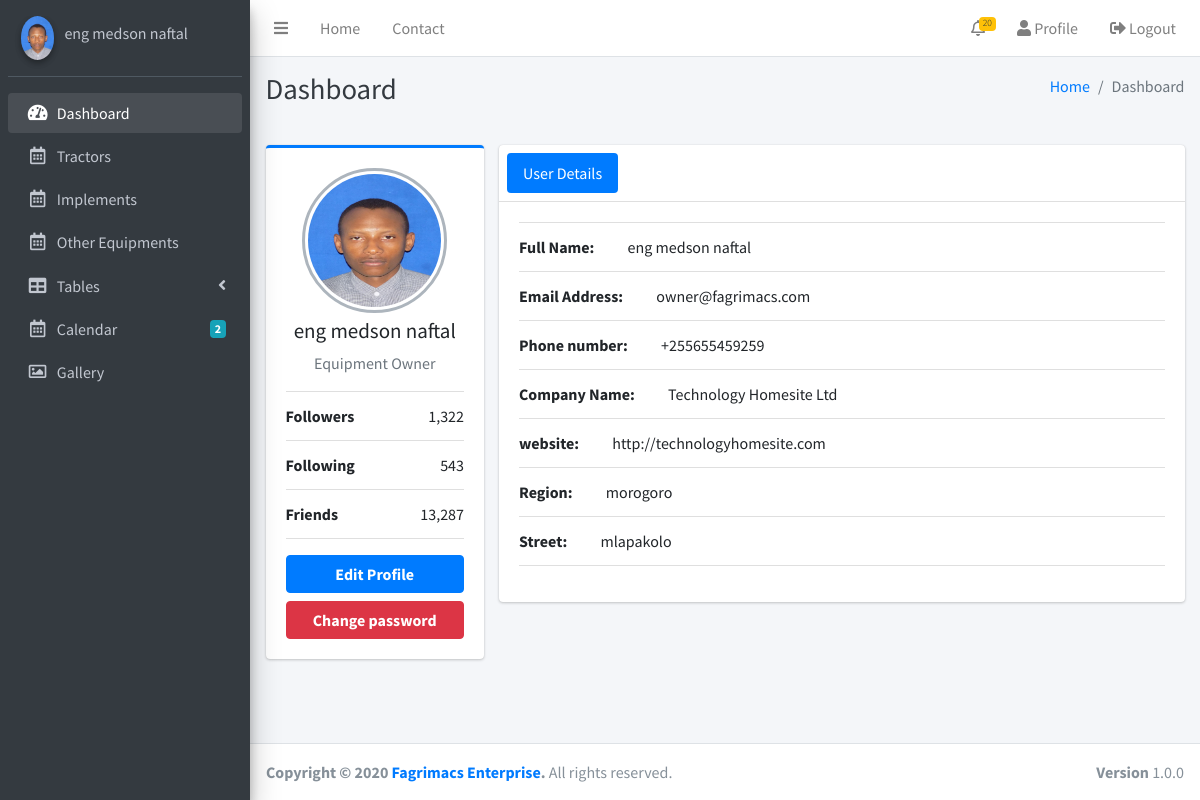
The page /owner/profile/3/ (signed in) on the database its author committed.
### accounts/models.py (models this page shows, shortened)
class CustomUser(AbstractBaseUser):
    email = models.EmailField(
        verbose_name='Email Address',
        max_length=255,
        unique=True,
    )
    name = models.CharField(max_length=100, verbose_name='Full name')
    phone = PhoneNumberField(verbose_name='Phone Number',
                             help_text='+255 xxx xxx xxx')
    ABOUT_US = [
        (None, 'Please Select'),
        ('Whatsapp status', 'Whatsapp status'),
        ('Internet search', 'Internet Search'),
        ('Instagram', 'Instagram'),
        ('Facebook', 'Facebook'),
        ('Twitter', 'twitter'),
        ('Linkedln', 'Linkedln'),
        ('Industry Conference', 'Industry Conference'),
        ('Industry Publication', 'Industry Publication'),
        ('Fagrimacs publications', 'Fagrimacs publications'),
        ('Word of mouth', 'Word of mouth'),
        ('Other', 'Other'),
    ]
    ROLE = [
        (None, 'Please Select'),
        ('farmer', 'Farmer'),
        ('owner', 'Equipment Owner'),
        ('expert', 'Expert'),
        ('admin', 'Admin'),
        ('superuser', 'Superuser'),
    ]
    hear_about_us = models.CharField(
        max_length=150, verbose_name='How did you hear about us?',
        choices=ABOUT_US)
    role = models.CharField(
        choices=ROLE, max_length=100,
        verbose_name='What is your primary role in platform?')
    is_active = models.BooleanField(default=False)
    is_superuser = models.BooleanField(default=False)
    objects = CustomUserManager()
    USERNAME_FIELD = 'email'
    REQUIRED_FIELDS = ['name', 'role', 'phone', 'hear_about_us',]
    def __str__(self):
        return self.email

### owners/models.py (models this page shows, shortened)
class OwnerProfile(models.Model):
    user = models.OneToOneField(
        CustomUser, on_delete=models.CASCADE, primary_key=True)
    profile_pic = models.ImageField(verbose_name='Profile Picture',
                                    default='profile_pics/user.png',
                                    upload_to=profile_pic_filename)
    company = models.CharField(
        max_length=200, verbose_name='Company Name', blank=True)
    website = models.URLField(blank=True, max_length=254)
    region = models.CharField(max_length=200)
    street = models.CharField(max_length=200)
    def get_absolute_url(self):
        return reverse('owners:profile', kwargs={'pk': self.user_id})
    def get_profile_update_url(self):
        return reverse('owners:update-profile', kwargs={'pk': self.user_id})

### owners/views.py (the view, shortened to what this page needs)
# urls.py: path('profile/<int:pk>/', views.OwnerProfileDetailView.as_view(), name='profile'),
class OwnerProfileDetailView(LoginRequiredMixin, UserPassesTestMixin, DetailView):
    model = OwnerProfile
    template_name = 'owners/profile.html'
    context_object_name = 'owner_profile'
    def test_func(self):
        owner = CustomUser.objects.get(email=self.request.user)
        owner_profile = OwnerProfile.objects.filter(user=owner)
        if self.request.user.ownerprofile == OwnerProfile.objects.get(user_id=self.request.user.id) and self.request.user.ownerprofile.region != '':
            return True

### owners/templates/owners/profile.html
{% extends 'dashboard-base.html' %}
{% load static %}
{% block content %}
{% include 'owners/sidebar.html' %}
  <div class="content-wrapper">
    <div class="content-header">
      <div class="container-fluid">
        <div class="row mb-2">
          <div class="col-sm-6">
            <h1 class="m-0 text-dark">Dashboard</h1>
          </div>
          <div class="col-sm-6">
            <ol class="breadcrumb float-sm-right">
              <li class="breadcrumb-item"><a href="/">Home</a></li>
              <li class="breadcrumb-item active">Dashboard</li>
            </ol>
          </div>
        </div>
      </div>
    </div>
    <section class="content-header">
        <section class="content">
          <div class="container-fluid">
            <div class="row">
              <div class="col-md-3">
                <div class="card card-primary card-outline">
                  <div class="card-body box-profile">
                    <div class="text-center">
                      <img style="width:145px; height:145px;" class="profile-user-img img-fluid img-circle"
                           src="{{ user.ownerprofile.profile_pic.url }}"
                           alt="User profile picture">
                    </div>
                    <h3 class="profile-username text-center">{{user.name}}</h3>
                    <p class="text-muted text-center">Equipment Owner</p>
                    <ul class="list-group list-group-unbordered mb-3">
                      <li class="list-group-item">
                        <b>Followers</b> <a class="float-right">1,322</a>
                      </li>
                      <li class="list-group-item">
                        <b>Following</b> <a class="float-right">543</a>
                      </li>
                      <li class="list-group-item">
                        <b>Friends</b> <a class="float-right">13,287</a>
                      </li>
                    </ul>
                    {% if request.user == owner_profile.user %}
                    <a href="{{ owner_profile.get_profile_update_url }}" class="btn btn-primary btn-block"><b>Edit Profile</b></a>
                    <a href="{% url 'accounts:password_change' %}" class="btn btn-danger btn-block"><b>Change password</b></a>
                    {% endif %}
                  </div>
                </div>
              </div>
              <div class="col-md-9">
                <div class="card">
                  <div class="card-header p-2">
                    <ul class="nav nav-pills">
                      <li class="nav-item"><a class="nav-link active" href="#activity" data-toggle="tab">User Details</a></li>
                    </ul>
                  </div>
                  <div class="card-body">
                    <div class="tab-content">
                      <div class="active tab-pane" id="activity">
                        <ul class="list-group list-group-unbordered mb-3">
                          <li class="list-group-item">
                            <b>Full Name:</b> <a style="margin-left: 30px;">{{user.name}}</a>
                          </li>
                          <li class="list-group-item">
                            <b>Email Address:</b> <a style="margin-left: 30px;">{{user.email}}</a>
                          </li>
                          <li class="list-group-item">
                            <b>Phone number:</b> <a style="margin-left: 30px;">{{user.phone}}</a>
                          </li>
                          <li class="list-group-item">
                            <b>Company Name:</b> <a style="margin-left: 30px;">{{user.ownerprofile.company}}</a>
                          </li>
                          <li class="list-group-item">
                            <b>website:</b> <a style="margin-left: 30px;">{{ user.ownerprofile.website }}</a>
                          </li>
                          <li class="list-group-item">
                            <b>Region:</b> <a style="margin-left: 30px;">{{ user.ownerprofile.region }}</a>
                          </li>
                          <li class="list-group-item">
                            <b>Street:</b> <a style="margin-left: 30px;">{{ user.ownerprofile.street }}</a>
                          </li>
                        </ul>
                      </div>
                    </div>
                  </div>
                </div>
              </div>
            </div>
          </div>
        </section>
  </div>
{% endblock content %}

### templates/dashboard-base.html (shortened to what this page needs)
{% load static %}
<!DOCTYPE html>
<html>
<head>
  <link rel="stylesheet" href="{% static 'dashboard/plugins/fontawesome-free/css/all.min.css' %}">
  <link rel="stylesheet" href="https://code.ionicframework.com/ionicons/2.0.1/css/ionicons.min.css">
  <link rel="stylesheet" href="{% static 'dashboard/plugins/tempusdominus-bootstrap-4/css/tempusdominus-bootstrap-4.min.css' %}">
  <link rel="stylesheet" href="{% static 'dashboard/plugins/icheck-bootstrap/icheck-bootstrap.min.css' %}">
  <link rel="stylesheet" href="{% static 'dashboard/plugins/jqvmap/jqvmap.min.css' %}">
  <link rel="stylesheet" href="{% static 'dashboard/css/adminlte.min.css' %}">
  <link rel="stylesheet" href="{% static 'dashboard/plugins/overlayScrollbars/css/OverlayScrollbars.min.css' %}">
  <link rel="stylesheet" href="{% static 'dashboard/plugins/daterangepicker/daterangepicker.css' %}">
  <link rel="stylesheet" href="{% static 'dashboard/plugins/summernote/summernote-bs4.css' %}">
</head>
<body class="hold-transition sidebar-mini layout-fixed">
<div class="wrapper">
  <nav class="main-header navbar navbar-expand navbar-white navbar-light">
    <ul class="navbar-nav">
      <li class="nav-item">
        <a class="nav-link" data-widget="pushmenu" href="#" role="button"><i class="fas fa-bars"></i></a>
      </li>
      <li class="nav-item d-none d-sm-inline-block">
        <a href="/" class="nav-link">Home</a>
      </li>
      <li class="nav-item d-none d-sm-inline-block">
        <a href="{% url 'mains:contact' %}" class="nav-link">Contact</a>
      </li>
    </ul>
    <ul class="navbar-nav ml-auto">
      <li class="nav-item dropdown">
        <a class="nav-link" href="/">
          <i class="far fa-bell"></i>
          <span class="badge badge-warning navbar-badge">20</span>
        </a>
      </li>
      <li class="nav-item">
        {% if request.user.role == 'farmer' %}
        <a class="nav-link" href="{{ user.farmerprofile.get_absolute_url }}"> <i class="fas fa-user"></i> Profile</a>
        {% elif request.user.role == 'owner' %}
        <a class="nav-link" href="{{ user.ownerprofile.get_absolute_url }}"> <i class="fas fa-user"></i> Profile</a>
        {% elif request.user.role == 'expert' %}
        <a class="nav-link" href="{{ user.expertprofile.get_absolute_url }}"> <i class="fas fa-user"></i> Profile</a>
        {% else %}
        <a class="nav-link" href="{{ user.adminprofile.get_absolute_url }}"> <i class="fas fa-user"></i> Profile</a>
        {% endif %}
      </li>
      <li class="nav-item">
        <a class="nav-link" href="{% url 'accounts:logout' %}">
          <i class="fas fa-sign-out-alt"></i>
          Logout
        </a>
      </li>
    </ul>
  </nav>
  {% block content %}
  {% endblock content %}
  <footer class="main-footer">
    <strong>Copyright &copy; 2020 <a href="/">Fagrimacs Enterprise</a>.</strong>
    All rights reserved.
    <div class="float-right d-none d-sm-inline-block">
      <b>Version</b> 1.0.0
    </div>
  </footer>
</div>
</body>
</html>

### owners/templates/owners/sidebar.html (shortened to what this page needs)
{% load static %}
  <aside class="main-sidebar sidebar-dark-primary elevation-4">
    <div class="sidebar">
      <div class="user-panel mt-3 pb-3 mb-3 d-flex">
        <div class="image">
          <img src="{{ user.ownerprofile.profile_pic.url }}" class="img-circle elevation-2" alt="user profile">
        </div>
        <div class="info">
          <a href="#" class="d-block">{{user.name}}</a>
        </div>
      </div>
      <nav class="mt-2">
        <ul class="nav nav-pills nav-sidebar flex-column" data-widget="treeview" role="menu" data-accordion="false">
          <li class="nav-item has-treeview menu-open">
            <a href="{% url 'owners:dashboard' %}" class="nav-link">
              <i class="nav-icon fas fa-tachometer-alt"></i>
              <p>Dashboard</p>
            </a>
          </li>
          <li class="nav-item">
            <a href="{% url 'equipments:tractors' %}" class="nav-link">
              <i class="nav-icon far fa-calendar-alt"></i>
              <p>
                Tractors
              </p>
            </a>
          </li>
          <li class="nav-item">
            <a href="{% url 'equipments:implements' %}" class="nav-link">
              <i class="nav-icon far fa-calendar-alt"></i>
              <p>
                Implements
              </p>
            </a>
          </li>
          <li class="nav-item">
            <a href="" class="nav-link">
              <i class="nav-icon far fa-calendar-alt"></i>
              <p>
                Other Equipments
              </p>
            </a>
          </li>
          <li class="nav-item has-treeview">
            <a href="#" class="nav-link">
              <i class="nav-icon fas fa-table"></i>
              <p>
                Tables
                <i class="fas fa-angle-left right"></i>
              </p>
            </a>
          </li>
          <li class="nav-item">
            <a href="pages/calendar.html" class="nav-link">
              <i class="nav-icon far fa-calendar-alt"></i>
              <p>
                Calendar
                <span class="badge badge-info right">2</span>
              </p>
            </a>
          </li>
          <li class="nav-item">
            <a href="pages/gallery.html" class="nav-link">
              <i class="nav-icon far fa-image"></i>
              <p>
                Gallery
              </p>
            </a>
          </li>
        </ul>
      </nav>
    </div>
  </aside>

### rows shown on the page
CustomUser: ownerprofile.profile_pic (picture), name "eng medson naftal", email "owner@fagrimacs.com", phone "+255655459259", ownerprofile.company "Technology Homesite Ltd", ownerprofile.website "http://technologyhomesite.com", ownerprofile.region "morogoro", ownerprofile.street "mlapakolo"
